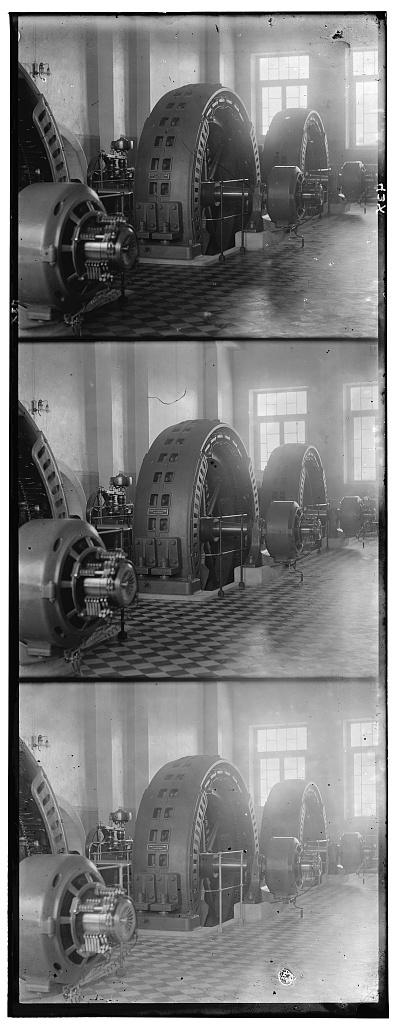
#> input picture assignment/DataSamples/s1.jpg, 398 x 1024 px
$ python task1.py
#> lines starting #> are read from the running program, lines starting #| are printed output that depends on the picture
import cv2
import numpy as np
from matplotlib import pyplot as plt

# Three suitable metrics
def calc_SSD(img1, img2):
    assert img1.shape == img2.shape
    return -np.sum(np.power(img1 - img2, 2))


def calc_SAD(img1, img2):
    assert img1.shape == img2.shape
    return -np.sum(np.abs(img1 - img2))


def calc_NCC(img1, img2):
    assert img1.shape == img2.shape
    return np.sum(img1 * img2) / np.sqrt(np.sum(img1 ** 2) * np.sum(img2 ** 2))

# open DataSamples/s1.jpg and display
img = cv2.imread("DataSamples/s1.jpg", cv2.IMREAD_GRAYSCALE)
#> img is the input picture: shape (1024, 398); min 0, max 255, mean 123.3
plt.rcParams['figure.figsize'] = (20.0, 15.0)
plt.imshow(img, cmap=plt.cm.gray)

# The process of aligning pictures
def alignment(template, base, method=calc_SAD, offset_range=20, center_percent=0.9):
    template = template / 256.
    base = base / 256.
    assert template.shape[0] <= base.shape[0] and template.shape[1] <= base.shape[1]
    offset_i = 0
    offset_j = 0
    score_max = -np.inf
    offset_border = {
        "U": -offset_range,
        "D": base.shape[0] - template.shape[0] + offset_range,
        "L": -offset_range,
        "R": base.shape[1] - template.shape[1] + offset_range,
    }
    sample_size = {
        "H": int((template.shape[0] - offset_range * 2) * center_percent),
        "W": int((template.shape[1] - offset_range * 2) * center_percent),
    }
    sample_board_template = {
        "U": (template.shape[0] - sample_size["H"]) // 2,
        "D": (template.shape[0] - sample_size["H"]) // 2 + sample_size["H"],
        "L": (template.shape[1] - sample_size["W"]) // 2,
        "R": (template.shape[1] - sample_size["W"]) // 2 + sample_size["W"],
    }
    sample_template = template[sample_board_template["U"]:sample_board_template["D"], sample_board_template["L"]:sample_board_template["R"]]
    for i in range(offset_border["U"], offset_border["D"] + 1):
        for j in range(offset_border["L"], offset_border["R"] + 1):
            sample_board_base = {
                "U": sample_board_template["U"] + i,
                "D": sample_board_template["D"] + i,
                "L": sample_board_template["L"] + j,
                "R": sample_board_template["R"] + j,
            }
            sample_base = base[sample_board_base["U"]:sample_board_base["D"], sample_board_base["L"]:sample_board_base["R"]]
            score = method(sample_template, sample_base)
            if score > score_max:
                score_max = score
                offset_i = i
                offset_j = j
    return offset_i, offset_j

# Divide the image into three parts, and add 20px to each part to ensure that the border is included. Based on the green picture (the one in the middle)
height = int(np.ceil(img.shape[0] / 3))
#> height = 342
img_b, img_g, img_r = img[0: height + 20, :], img[height - 10: 2 * height + 10, :], img[-(height + 20):, :]
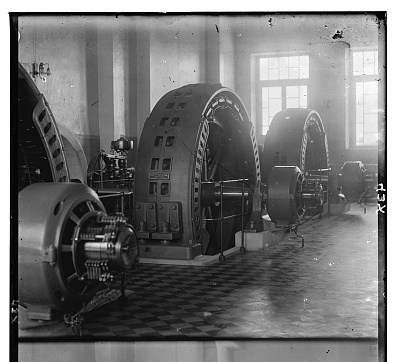
#> img_b: shape (362, 398); min 0, max 255, mean 113.4
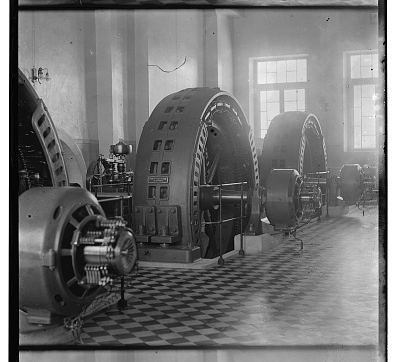
#> img_g: shape (362, 398); min 0, max 255, mean 115
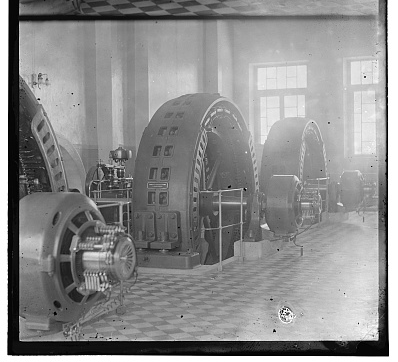
#> img_r: shape (362, 398); min 0, max 255, mean 140.2
shape = img_g.shape
#> shape = (362, 398)
plt.rcParams['figure.figsize'] = (40.0, 30.0)
plt.subplot(1, 3, 1)
plt.imshow(img_b, cmap=plt.cm.gray)
plt.subplot(1, 3, 2)
plt.imshow(img_g, cmap=plt.cm.gray)
plt.subplot(1, 3, 3)
plt.imshow(img_r, cmap=plt.cm.gray)

plt.rcParams['figure.figsize'] = (40.0, 50.0)
for idx in [1, 2, 3, 4, 5]:
    img = cv2.imread(f"DataSamples/s{idx}.jpg", cv2.IMREAD_GRAYSCALE)
    height = int(np.ceil(img.shape[0] / 3))
    img_b, img_g, img_r = img[0: height + 20, :], img[height - 10: 2 * height + 10, :], img[-(height + 20):, :]
    shape = img_g.shape
    offset_b_g = alignment(img_b, img_g)
#> in alignment, `sample_template = template[sample_board_template["U"]:sample_board_tem..`:
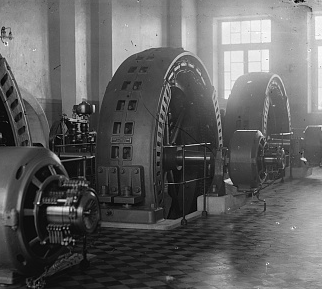
#> sample_template: shape (289, 322) float64; min 0, max 0.996, mean 0.38
#> after the loop in alignment, `for i in range(offset_border["U"], offset_border["D"] + 1):`: offset_i = 4; offset_j = -1; score_max = -5764.6
#> offset_b_g = (4, -1)
    offset_r_g = alignment(img_r, img_g)
#> call 2 of alignment, with offset_range = 20, center_percent = 0.9
#> in alignment (call 2), `sample_template = template[sample_board_template["U"]:sample_board_tem..`:
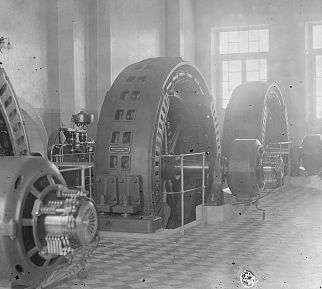
#> sample_template: shape (289, 322) float64; min 0, max 0.996, mean 0.556
#> after the loop in alignment (call 2), `for i in range(offset_border["U"], offset_border["D"] + 1):`: offset_i = -6; offset_j = 0; score_max = -12391.5
#> offset_r_g = (-6, 0)
    img_bgr = np.zeros((img_g.shape[0] + 40, img_g.shape[1] + 40, 3), "uint8")
    img_bgr[20 + offset_b_g[0]: shape[0] + 20 + offset_b_g[0], 20 + offset_b_g[1]:shape[1] + 20 + offset_b_g[1], 0] = img_b
    img_bgr[20:shape[0] + 20, 20:shape[1] + 20, 1] = img_g
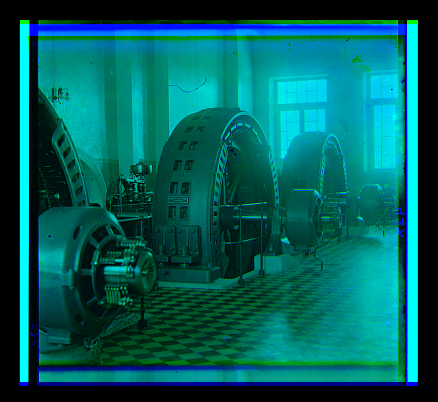
#> img_bgr: shape (402, 438, 3); mean of channels 0, 1, 2 92.8, 94.1, 0; drawn as B, G, R
    img_bgr[20 + offset_r_g[0]: shape[0] + 20 + offset_r_g[0], 20 + offset_r_g[1]:shape[1] + 20 + offset_r_g[1], 2] = img_r
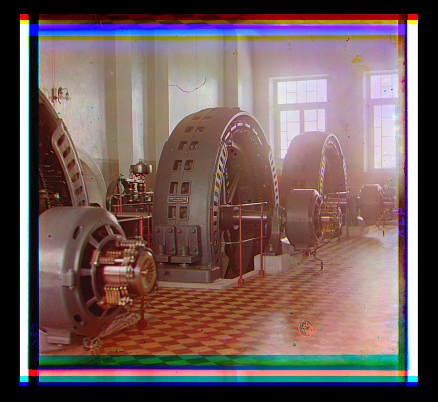
#> img_bgr: shape (402, 438, 3); mean of channels 0, 1, 2 92.8, 94.1, 114.8; drawn as B, G, R
    plt.subplot(5, 4, 4 * (idx - 1) + 1)
    plt.imshow(img_b, cmap=plt.cm.gray)
    plt.subplot(5, 4, 4 * (idx - 1) + 2)
    plt.imshow(img_g, cmap=plt.cm.gray)
    plt.subplot(5, 4, 4 * (idx - 1) + 3)
    plt.imshow(img_r, cmap=plt.cm.gray)
    plt.subplot(5, 4, 4 * (idx - 1) + 4)
    plt.imshow(img_bgr)
#> pass 2 of the loop `for idx in [1, 2, 3, 4, 5]:`:
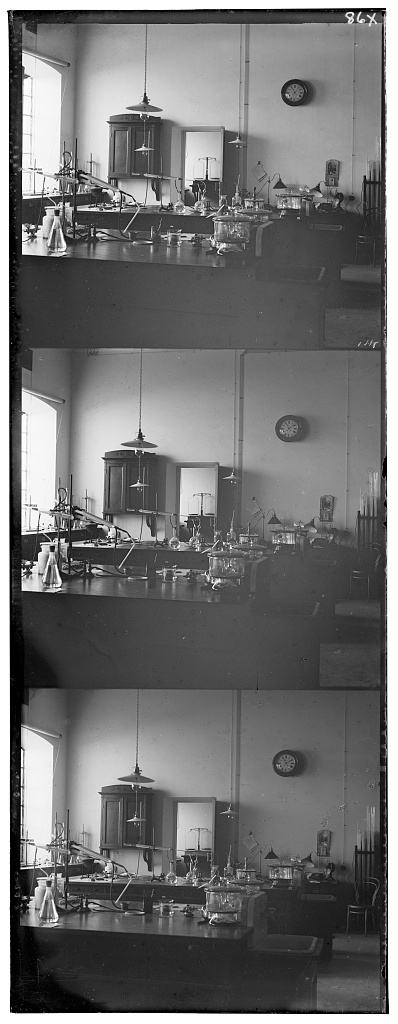
#> input picture assignment/DataSamples/s2.jpg, 398 x 1024 px
#> img is the input picture: shape (1024, 398); min 0, max 255, mean 113
#> offset_b_g = (4, -5)
#> in alignment (call 4), `sample_template = template[sample_board_template["U"]:sample_board_tem..`:
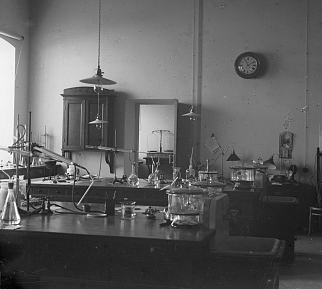
#> sample_template: shape (289, 322) float64; min 0, max 0.996, mean 0.376
#> after the loop in alignment (call 4), `for i in range(offset_border["U"], offset_border["D"] + 1):`: offset_i = -5; offset_j = 3; score_max = -7263.6
#> offset_r_g = (-5, 3)
#> `img_bgr[20 + offset_r_g[0]: shape[0] + 20 + offset_r_g[0], 20 + offset..`:
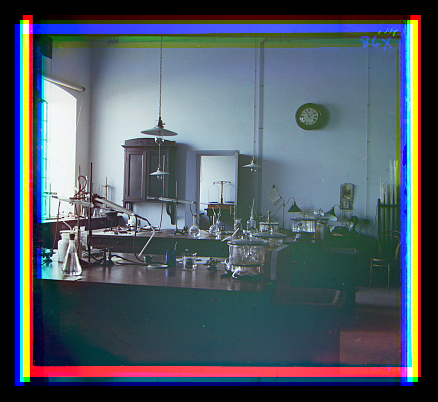
#> img_bgr: shape (402, 438, 3); mean of channels 0, 1, 2 100.7, 91.1, 81.2; drawn as B, G, R
#> pass 3 of the loop `for idx in [1, 2, 3, 4, 5]:`:
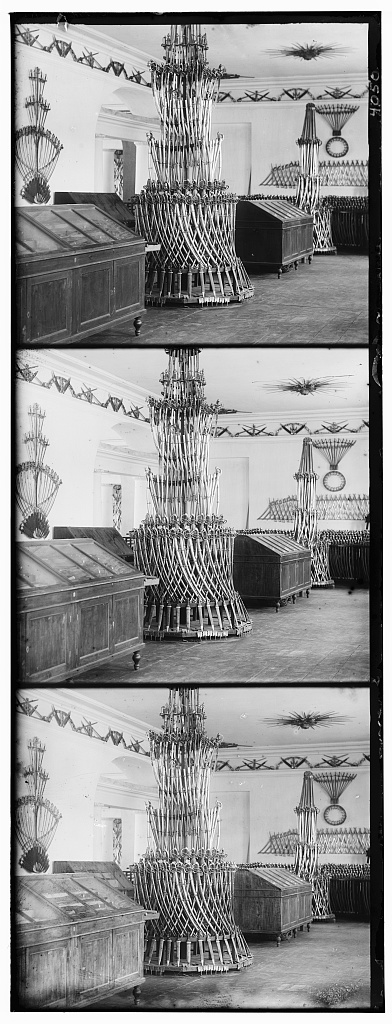
#> input picture assignment/DataSamples/s3.jpg, 392 x 1024 px
#> img is the input picture: shape (1024, 392); min 0, max 255, mean 146.7
#> template: shape (362, 392) float64
#> base: shape (362, 392) float64
#> sample_template: shape (289, 316) float64
#> offset_b_g = (2, -2)
#> in alignment (call 6), `sample_template = template[sample_board_template["U"]:sample_board_tem..`:
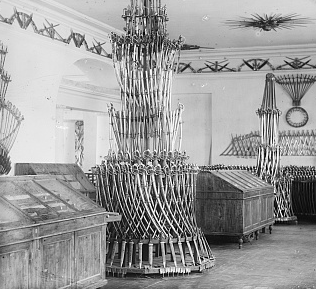
#> sample_template: shape (289, 316) float64; min 0, max 0.996, mean 0.61
#> after the loop in alignment (call 6), `for i in range(offset_border["U"], offset_border["D"] + 1):`: offset_i = -4; offset_j = 0; score_max = -9933
#> offset_r_g = (-4, 0)
#> `img_bgr[20 + offset_r_g[0]: shape[0] + 20 + offset_r_g[0], 20 + offset..`:
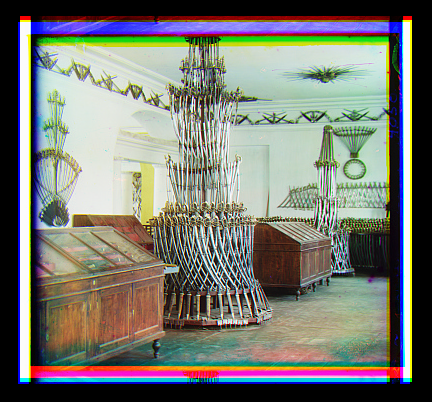
#> img_bgr: shape (402, 432, 3); mean of channels 0, 1, 2 114.1, 121.9, 120.4; drawn as B, G, R
#> (the run stopped early here; a loop or call above may not have finished)
